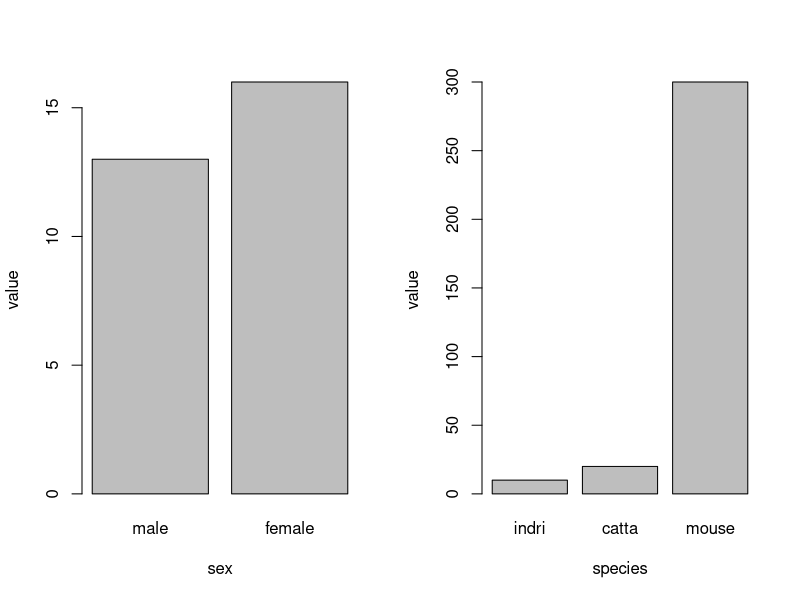
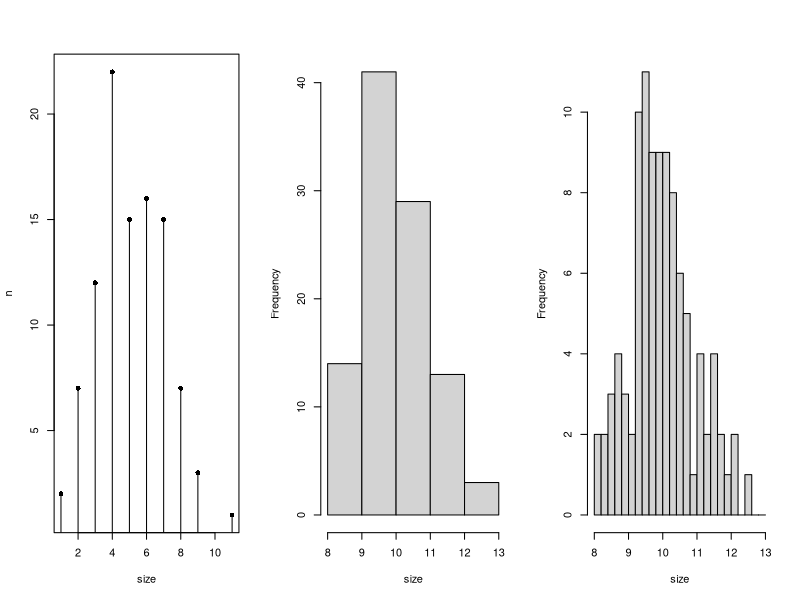
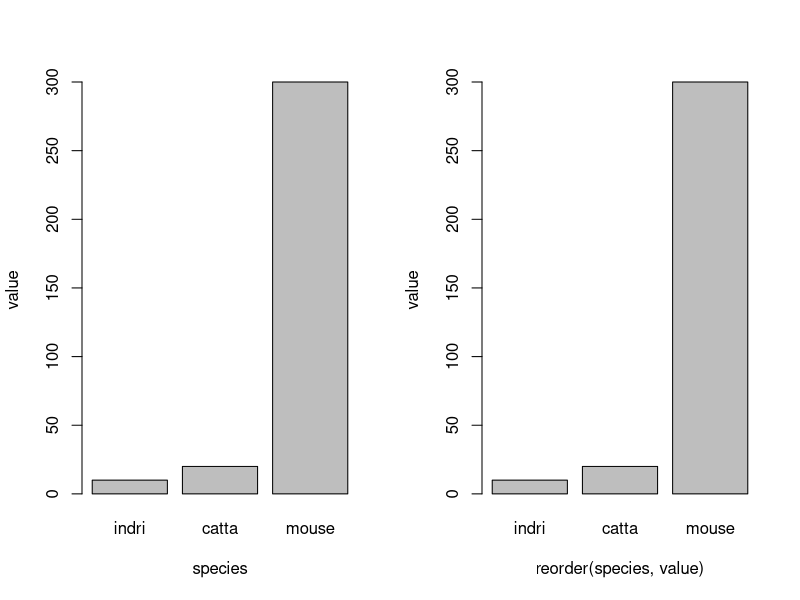
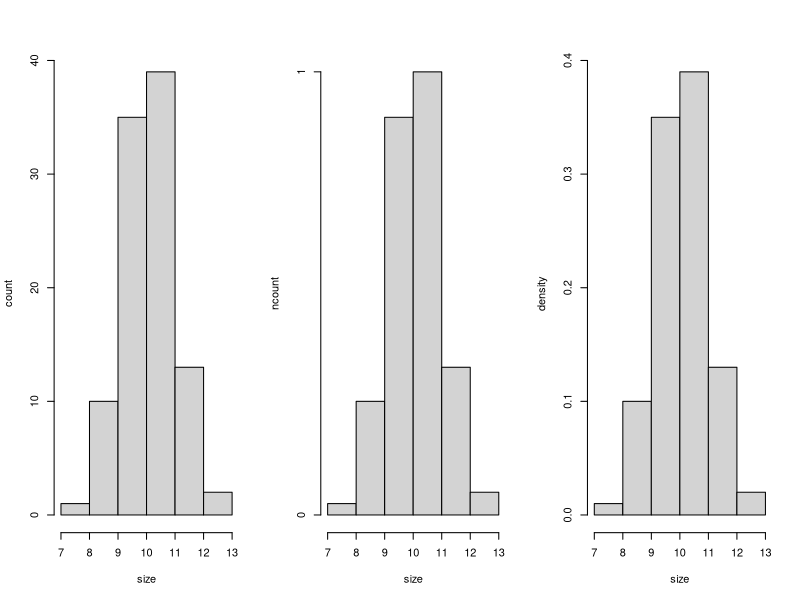

Write R code to recreate these figures, in order.
## ---- chunk 1
df_sex <- data.frame(
    sex = c("male", "female"),
    value = c(13, 16)
)

df_lemur <- data.frame(
    species = c("indri", "catta", "mouse"),
    value = c(10, 20, 300)
)

# Set layout for two side-by-side plots
par(mfrow = c(1, 2))

# Plot 1: Sex distribution
barplot(
  height = df_sex$value,
  names.arg = df_sex$sex,
  xlab = "sex",
  ylab = "value"
)

# Plot 2: Lemur species distribution
barplot(
  height = df_lemur$value,
  names.arg = df_lemur$species,
  xlab = "species",
  ylab = "value"
)

# Reset layout to default
par(mfrow = c(1, 1))
## ---- chunk 2

set.seed(1)

# Discrete data
df_discrete <- data.frame(size = rpois(100, 5))
df_discrete <- aggregate(n ~ size, data = transform(df_discrete, n = 1), FUN = length)

# Continuous quantitative data
df_quant <- data.frame(size = rnorm(100, 10, 1))

# Set layout for three side-by-side plots
par(mfrow = c(1, 3))

# Plot 1: Discrete lollipop plot
plot(
  df_discrete$size, df_discrete$n,
  type = "h",
  xlab = "size",
  ylab = "n"
)
points(df_discrete$size, df_discrete$n, pch = 16)

# Plot 2: Histogram (binwidth = 1)
hist(
  df_quant$size,
  breaks = seq(floor(min(df_quant$size)), ceiling(max(df_quant$size)), by = 1),
  main = "",
  xlab = "size"
)

# Plot 3: Histogram (binwidth = 0.2)
hist(
  df_quant$size,
  breaks = seq(floor(min(df_quant$size)), ceiling(max(df_quant$size)), by = 0.2),
  main = "",
  xlab = "size"
)

# Reset layout to default
par(mfrow = c(1, 1))
## ---- chunk 3
df_lemur <- data.frame(
    species = c("indri", "catta", "mouse"),
    value = c(10, 20, 300)
)

# Reorder species by value ascending
df_lemur_reordered <- df_lemur[order(df_lemur$value), ]

# Set layout for two side-by-side plots
par(mfrow = c(1, 2))

# Plot A: Original order
barplot(
  height = df_lemur$value,
  names.arg = df_lemur$species,
  xlab = "species",
  ylab = "value"
)

# Plot B: Reordered by value
barplot(
  height = df_lemur_reordered$value,
  names.arg = df_lemur_reordered$species,
  xlab = "reorder(species, value)",
  ylab = "value"
)

# Reset layout to default
par(mfrow = c(1, 1))
## ---- chunk 4
set.seed(1)
df_quant <- data.frame(
    size = rnorm(100, 10, 1)
)

# Shared breaks (binwidth = 1)
breaks_seq <- seq(floor(min(df_quant$size)), ceiling(max(df_quant$size)), by = 1)

# Set layout for three side-by-side plots
par(mfrow = c(1, 3))

# Plot 1: Standard count histogram
hist(
  df_quant$size,
  breaks = breaks_seq,
  main = "",
  xlab = "size",
  ylab = "count"
)

# Plot 2: Scaled count histogram (max normalized to 1)
h_obj <- hist(df_quant$size, breaks = breaks_seq, plot = FALSE)
h_obj$counts <- h_obj$counts / max(h_obj$counts)
plot(
  h_obj,
  main = "",
  xlab = "size",
  ylab = "ncount"
)

# Plot 3: Density histogram
hist(
  df_quant$size,
  breaks = breaks_seq,
  freq = FALSE,
  main = "",
  xlab = "size",
  ylab = "density"
)

# Reset layout to default
par(mfrow = c(1, 1))
